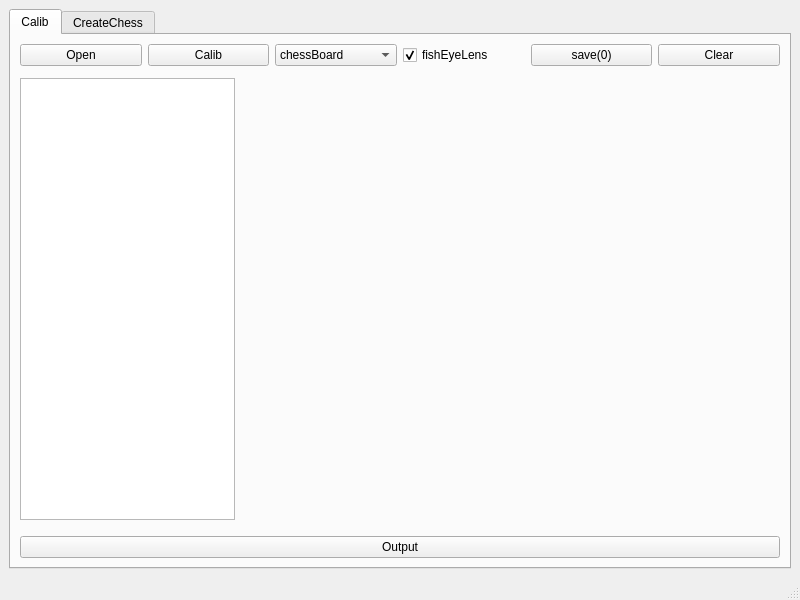
<?xml version="1.0" encoding="UTF-8"?>
<ui version="4.0">
 <class>MainWindow</class>
 <widget class="QMainWindow" name="MainWindow">
  <property name="geometry">
   <rect>
    <x>0</x>
    <y>0</y>
    <width>800</width>
    <height>600</height>
   </rect>
  </property>
  <property name="windowTitle">
   <string>MainWindow</string>
  </property>
  <widget class="QWidget" name="centralwidget">
   <layout class="QHBoxLayout" name="horizontalLayout_2">
    <item>
     <widget class="QTabWidget" name="tabWidget">
      <property name="currentIndex">
       <number>0</number>
      </property>
      <widget class="QWidget" name="tab_calib">
       <attribute name="title">
        <string>Calib</string>
       </attribute>
       <layout class="QVBoxLayout" name="verticalLayout">
        <item>
         <layout class="QHBoxLayout" name="horizontalLayout_4">
          <property name="topMargin">
           <number>0</number>
          </property>
          <item>
           <widget class="QPushButton" name="pushButton_open">
            <property name="text">
             <string>Open</string>
            </property>
           </widget>
          </item>
          <item>
           <widget class="QPushButton" name="pushButton_calib">
            <property name="text">
             <string>Calib</string>
            </property>
           </widget>
          </item>
          <item>
           <widget class="QComboBox" name="comboBox_detectType">
            <item>
             <property name="text">
              <string>chessBoard</string>
             </property>
            </item>
            <item>
             <property name="text">
              <string>chArUco</string>
             </property>
            </item>
            <item>
             <property name="text">
              <string>chArUco+</string>
             </property>
            </item>
           </widget>
          </item>
          <item>
           <widget class="QCheckBox" name="checkBox_isFish">
            <property name="text">
             <string>fishEyeLens</string>
            </property>
            <property name="checked">
             <bool>true</bool>
            </property>
           </widget>
          </item>
          <item>
           <widget class="QPushButton" name="pushButton_saveParameter">
            <property name="text">
             <string>save(0)</string>
            </property>
           </widget>
          </item>
          <item>
           <widget class="QPushButton" name="pushButton_clear">
            <property name="text">
             <string>Clear</string>
            </property>
           </widget>
          </item>
         </layout>
        </item>
        <item>
         <layout class="QHBoxLayout" name="horizontalLayout_3" stretch="2,5">
          <property name="topMargin">
           <number>6</number>
          </property>
          <item>
           <widget class="QTableView" name="tableView">
            <property name="editTriggers">
             <set>QAbstractItemView::NoEditTriggers</set>
            </property>
            <property name="selectionBehavior">
             <enum>QAbstractItemView::SelectRows</enum>
            </property>
            <property name="iconSize">
             <size>
              <width>60</width>
              <height>60</height>
             </size>
            </property>
            <attribute name="horizontalHeaderMinimumSectionSize">
             <number>100</number>
            </attribute>
            <attribute name="horizontalHeaderDefaultSectionSize">
             <number>100</number>
            </attribute>
            <attribute name="verticalHeaderDefaultSectionSize">
             <number>60</number>
            </attribute>
           </widget>
          </item>
          <item>
           <widget class="QLabel" name="label_show">
            <property name="text">
             <string/>
            </property>
            <property name="alignment">
             <set>Qt::AlignCenter</set>
            </property>
           </widget>
          </item>
         </layout>
        </item>
        <item>
         <layout class="QHBoxLayout" name="horizontalLayout_5">
          <property name="topMargin">
           <number>10</number>
          </property>
          <item>
           <widget class="QPushButton" name="pushButton_output">
            <property name="text">
             <string>Output</string>
            </property>
           </widget>
          </item>
         </layout>
        </item>
       </layout>
      </widget>
      <widget class="QWidget" name="tab_Create">
       <attribute name="title">
        <string>CreateChess</string>
       </attribute>
       <layout class="QVBoxLayout" name="verticalLayout_2" stretch="0,0,12">
        <item>
         <layout class="QGridLayout" name="gridLayout">
          <item row="0" column="0">
           <widget class="QLabel" name="label_2">
            <property name="text">
             <string>number_X:</string>
            </property>
           </widget>
          </item>
          <item row="0" column="2">
           <widget class="QLabel" name="label_3">
            <property name="text">
             <string>print_width:</string>
            </property>
           </widget>
          </item>
          <item row="0" column="6">
           <widget class="QLabel" name="label_5">
            <property name="text">
             <string>Dict:</string>
            </property>
           </widget>
          </item>
          <item row="0" column="1">
           <widget class="QLineEdit" name="lineEdit_numX">
            <property name="text">
             <string>11</string>
            </property>
           </widget>
          </item>
          <item row="0" column="5">
           <widget class="QLineEdit" name="lineEdit_squareSize">
            <property name="text">
             <string>2.5</string>
            </property>
           </widget>
          </item>
          <item row="0" column="7">
           <widget class="QComboBox" name="comboBox_dict"/>
          </item>
          <item row="0" column="4">
           <widget class="QLabel" name="label_4">
            <property name="text">
             <string>squareSize</string>
            </property>
           </widget>
          </item>
          <item row="1" column="0">
           <widget class="QLabel" name="label_6">
            <property name="text">
             <string>number_Y:</string>
            </property>
           </widget>
          </item>
          <item row="1" column="1">
           <widget class="QLineEdit" name="lineEdit_numY">
            <property name="text">
             <string>7</string>
            </property>
           </widget>
          </item>
          <item row="1" column="2">
           <widget class="QLabel" name="label_7">
            <property name="text">
             <string>print_height:</string>
            </property>
           </widget>
          </item>
          <item row="1" column="3">
           <widget class="QLineEdit" name="lineEdit_printY">
            <property name="text">
             <string>21</string>
            </property>
           </widget>
          </item>
          <item row="1" column="4">
           <widget class="QLabel" name="label_8">
            <property name="text">
             <string>DPI:</string>
            </property>
           </widget>
          </item>
          <item row="1" column="5">
           <widget class="QLineEdit" name="lineEdit_DPI">
            <property name="text">
             <string>96</string>
            </property>
           </widget>
          </item>
          <item row="0" column="3">
           <widget class="QLineEdit" name="lineEdit_printX">
            <property name="text">
             <string>29.7</string>
            </property>
           </widget>
          </item>
         </layout>
        </item>
        <item>
         <layout class="QHBoxLayout" name="horizontalLayout">
          <property name="topMargin">
           <number>0</number>
          </property>
          <item>
           <widget class="QPushButton" name="pushButton_create">
            <property name="text">
             <string>Create</string>
            </property>
           </widget>
          </item>
          <item>
           <widget class="QPushButton" name="pushButton_save">
            <property name="text">
             <string>Save</string>
            </property>
           </widget>
          </item>
         </layout>
        </item>
        <item>
         <widget class="QLabel" name="label">
          <property name="text">
           <string/>
          </property>
          <property name="alignment">
           <set>Qt::AlignCenter</set>
          </property>
         </widget>
        </item>
       </layout>
      </widget>
     </widget>
    </item>
   </layout>
  </widget>
  <widget class="QMenuBar" name="menubar">
   <property name="geometry">
    <rect>
     <x>0</x>
     <y>0</y>
     <width>800</width>
     <height>22</height>
    </rect>
   </property>
  </widget>
  <widget class="QStatusBar" name="statusbar"/>
 </widget>
 <resources/>
 <connections/>
</ui>
